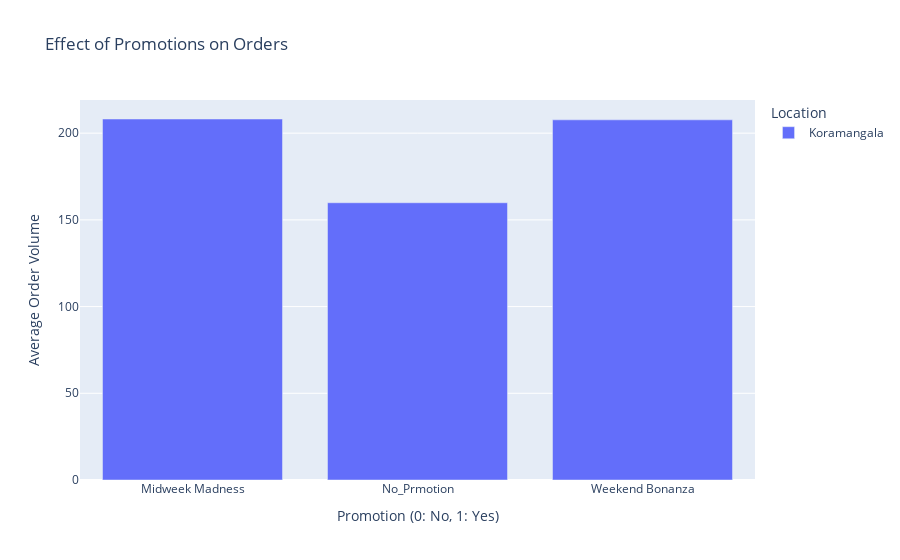

Notebook cell for this chart:
### Code cell
#Promotion Impact Analysis 
promotion_impact = product_data.groupby(['Promotion','Location'])['Order_Volume'].mean().reset_index()

# Plotting Promotion Impact 
fig = px.bar(promotion_impact, x='Promotion', y='Order_Volume',color='Location', title='Effect of Promotions on Orders', 
             labels={'Promotion': 'Promotion (0: No, 1: Yes)', 'Order_Volume': 'Average Order Volume'})
fig.show()

### Figure 1 — Plotly figure (JSON) as saved in the notebook; plotly's stock layout.template omitted (floating-point values rounded to 4 significant figures)
{"data": [{"alignmentgroup": "True", "hovertemplate": "Location=Koramangala<br>Promotion (0: No, 1: Yes)=%{x}<br>Average Order Volume=%{y}<extra></extra>", "legendgroup": "Koramangala", "marker": {"color": "#636efa", "pattern": {"shape": ""}}, "name": "Koramangala", "offsetgroup": "Koramangala", "orientation": "v", "showlegend": true, "textposition": "auto", "type": "bar", "x": ["Midweek Madness", "No_Prmotion", "Weekend Bonanza"], "xaxis": "x", "y": [208.2, 159.9, 207.7], "yaxis": "y"}], "layout": {"barmode": "relative", "legend": {"title": {"text": "Location"}, "tracegroupgap": 0}, "title": {"text": "Effect of Promotions on Orders"}, "xaxis": {"anchor": "y", "domain": [0, 1], "title": {"text": "Promotion (0: No, 1: Yes)"}}, "yaxis": {"anchor": "x", "domain": [0, 1], "title": {"text": "Average Order Volume"}}}}
